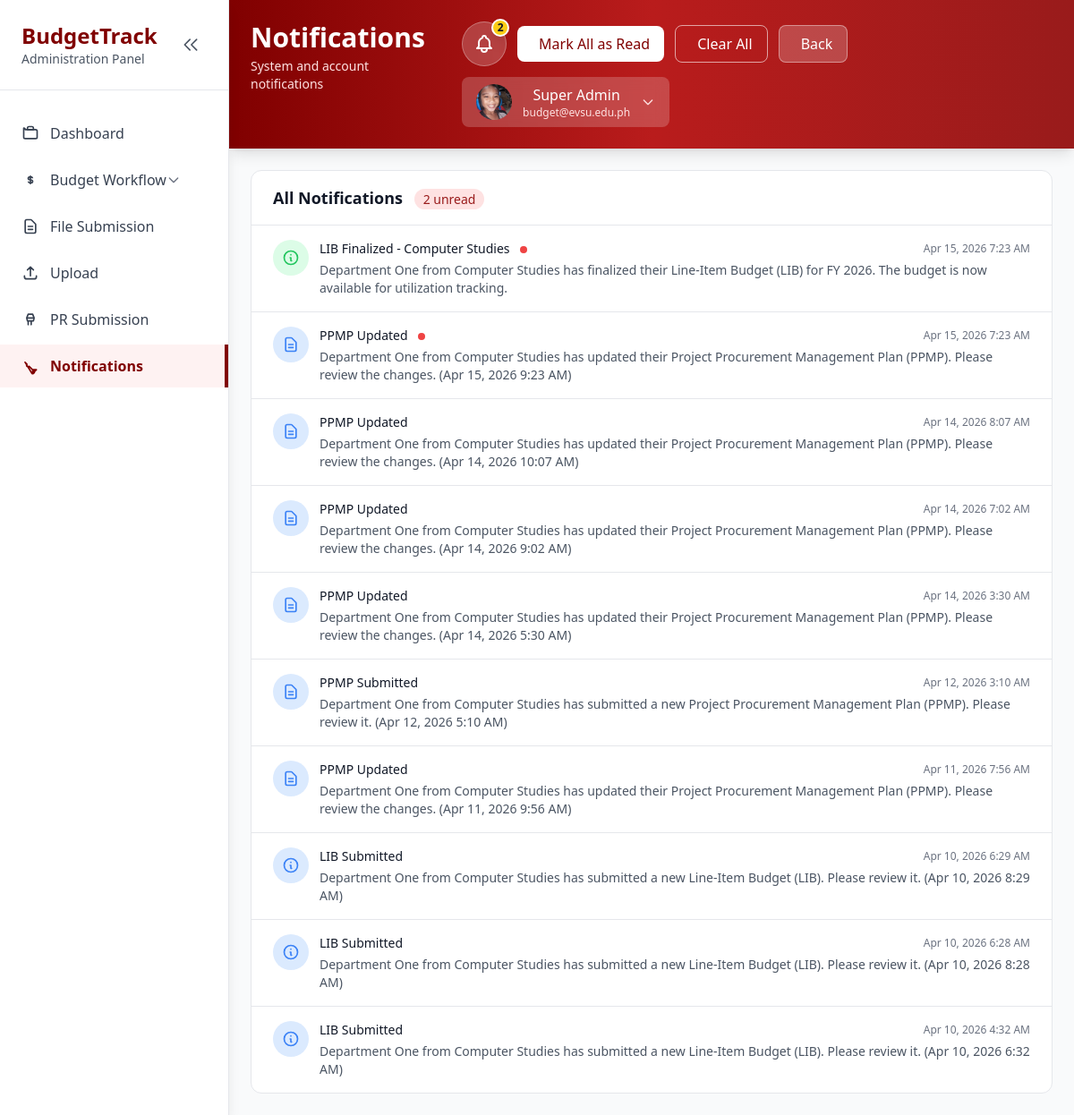
/pages/notifications_admin.php (signed in), run on the app's committed database.
### tables this page shows
CREATE TABLE `notifications` (
  `id` int(11) NOT NULL,
  `user_id` int(11) DEFAULT NULL,
  `title` varchar(255) NOT NULL,
  `message` text NOT NULL,
  `type` enum('info','warning','success','error') DEFAULT 'info',
  `is_read` tinyint(1) DEFAULT 0,
  `created_at` timestamp NOT NULL DEFAULT current_timestamp(),
  `read_at` timestamp NULL DEFAULT NULL
);

### config/database.php (called while the page is built, shortened)
<?php
class Database {
    private $host = 'localhost';
    private $db_name = 'budgettrack_db';
    private $username = 'root';
    private $password = '';
    public function getConnection() {
        $this->conn = null;
        try {
            $this->conn = new PDO(
                "mysql:host=" . $this->host . ";dbname=" . $this->db_name . ";charset=utf8",
                $this->username,
                $this->password,
                array(
                    PDO::ATTR_ERRMODE => PDO::ERRMODE_EXCEPTION,
                    PDO::ATTR_DEFAULT_FETCH_MODE => PDO::FETCH_ASSOC,
                    PDO::ATTR_EMULATE_PREPARES => false
                )
            );
        } catch(PDOException $exception) {
            error_log("Database connection error: " . $exception->getMessage());
            if (defined('DEBUG') && DEBUG) {
                echo "Connection error: " . $exception->getMessage();
            } else {
                echo "Database connection failed. Please contact the administrator.";
            }
            return null;
        }
        return $this->conn;
    }
}
function getDB() {
    static $db = null;
    if ($db === null) {
        $database = new Database();
        $db = $database->getConnection();
    }
    return $db;
}
?>

### classes/Notification.php (called while the page is built, shortened)
<?php
require_once __DIR__ . '/../config/database.php';
class Notification {
    private $conn;
    private $table_name = 'notifications';
    public function __construct() {
        $this->conn = getDB();
    }
    public function getUserNotifications($user_id, $limit = 10, $unread_only = false) {
        $query = "SELECT * FROM " . $this->table_name . "
                  WHERE user_id = :user_id";
        $query .= " ORDER BY created_at DESC LIMIT :limit";
        $stmt = $this->conn->prepare($query);
        $stmt->bindParam(':user_id', $user_id);
        $stmt->bindParam(':limit', $limit, PDO::PARAM_INT);
        $stmt->execute();
        return $stmt->fetchAll(PDO::FETCH_ASSOC);
    }
    public function getUnreadCount($user_id) {
        $query = "SELECT COUNT(*) as count FROM " . $this->table_name . "
                  WHERE user_id = :user_id AND is_read = FALSE";
        $stmt = $this->conn->prepare($query);
        $stmt->bindParam(':user_id', $user_id);
        $stmt->execute();
        $result = $stmt->fetch(PDO::FETCH_ASSOC);
        return $result['count'];
    }
}
?>

### pages/notifications_admin.php (the view, shortened to what this page needs)
<?php
require_once __DIR__ . '/../classes/Notification.php';
function getNotificationIcon($title) {
    $title = strtolower($title);
    if (strpos($title, 'ppmp') !== false) {
        return '<path stroke-linecap="round" stroke-linejoin="round" stroke-width="2" d="M9 12h6m-6 4h6m2 5H7a2 2 0 01-2-2V5a2 2 0 012-2h5.586a1 1 0 01.707.293l5.414 5.414a1 1 0 01.293.707V19a2 2 0 01-2 2z"></path>';
    }
    return '<path stroke-linecap="round" stroke-linejoin="round" stroke-width="2" d="M13 16h-1v-4h-1m1-4h.01M21 12a9 9 0 11-18 0 9 9 0 0118 0z"></path>';
}
$userEmail = isset($_SESSION['user_email']) ? $_SESSION['user_email'] : '';
include __DIR__ . '/../components/profile_avatar.php';
$userId = isset($_SESSION['user_id']) ? $_SESSION['user_id'] : null;
$notification = new Notification();
$notifications = $notification->getUserNotifications($userId, 100);
?>
<!DOCTYPE html>
<html lang="en">
<head>
<script src="https://cdn.tailwindcss.com"></script>
</head>
<body class="bg-gray-50 font-inter">
<div class="flex min-h-screen">
    <?php include __DIR__ . '/../components/admin_sidebar.php'; ?>
  <main class="flex-1" data-main-content>
    <header class="bg-gradient-to-r from-maroon via-red-700 to-red-800 shadow-lg">
      <div class="px-6 py-6">
        <div class="flex flex-col gap-6 md:flex-row md:items-start md:justify-between">
          <div class="text-white">
            <h1 class="text-3xl font-bold">Notifications</h1>
            <p class="text-red-100 text-sm mt-1">System and account notifications</p>
        </div>
          <div class="flex flex-wrap items-center gap-3">
            <div class="flex flex-wrap items-center gap-3">
          <?php
          require_once __DIR__ . '/../classes/Notification.php';
          $notification = new Notification();
          $notifications = $notification->getUserNotifications($_SESSION['user_id'], 10);
          $unreadCount = $notification->getUnreadCount($_SESSION['user_id']);
          include __DIR__ . '/../components/notification_bell.php';
          ?>
          <?php if ($unreadCount > 0): ?>
                <form method="POST" class="inline-flex">
                  <button type="submit" class="px-4 py-2 bg-white text-maroon rounded-lg hover:bg-gray-100">
                <i class="fas fa-check-double mr-2"></i>Mark All as Read
              </button>
            </form>
          <?php endif; ?>
          <?php if (!empty($notifications)): ?>
                <form method="POST" class="inline-flex">
                  <button type="submit" class="px-4 py-2 border border-white/60 text-white rounded-lg hover:bg-white hover:text-maroon transition-colors">
                <i class="fas fa-trash mr-2"></i>Clear All
              </button>
            </form>
          <?php endif; ?>
              <button onclick="goBack()" class="px-4 py-2 border border-white/40 text-white bg-white bg-opacity-20 rounded-lg hover:bg-opacity-30 transition-colors">
            <i class="fas fa-arrow-left mr-2"></i>Back
          </button>
            </div>
          <div class="relative">
              <button onclick="toggleProfileDropdown()" class="flex items-center space-x-3 bg-white bg-opacity-20 px-4 py-2 rounded-lg hover:bg-opacity-30 transition-colors backdrop-blur">
              <div>
                  <div class="font-medium text-white"><?php echo htmlspecialchars($username); ?></div>
                  <div class="text-xs text-red-100"><?php echo htmlspecialchars($userEmail); ?></div>
              </div>
                <svg class="w-4 h-4 text-red-100" fill="none" stroke="currentColor" viewBox="0 0 24 24">
                <path stroke-linecap="round" stroke-linejoin="round" stroke-width="2" d="M19 9l-7 7-7-7"></path>
              </svg>
            </button>
            </div>
          </div>
        </div>
      </div>
    </header>
    <section class="p-6">
      <div class="bg-white border rounded-xl overflow-hidden">
        <div class="px-6 py-4 border-b border-gray-200">
          <h2 class="text-lg font-semibold text-gray-900">
            All Notifications
            <?php if ($unreadCount > 0): ?>
              <span class="ml-2 bg-red-100 text-red-800 text-sm font-medium px-2.5 py-0.5 rounded-full">
                <?php echo $unreadCount; ?> unread
              </span>
            <?php endif; ?>
          </h2>
        </div>
        <div class="divide-y divide-gray-200">
          <?php if (empty($notifications)): ?>
            <div class="px-6 py-12 text-center text-gray-500">
              <i class="fas fa-bell-slash text-4xl mb-4"></i>
              <p class="text-lg font-medium">No notifications</p>
              <p class="text-sm">You're all caught up! New notifications will appear here.</p>
            </div>
          <?php else: ?>
            <?php foreach ($notifications as $notif): ?>
              <?php
                $iconClass = 'text-blue-500';
                $bgClass = 'bg-blue-100';
                if ($notif['type'] === 'success') {
                    $iconClass = 'text-green-500';
                    $bgClass = 'bg-green-100';
                } elseif ($notif['type'] === 'warning') {
                    $iconClass = 'text-yellow-500';
                    $bgClass = 'bg-yellow-100';
                } elseif ($notif['type'] === 'error') {
                    $iconClass = 'text-red-500';
                    $bgClass = 'bg-red-100';
                }
                $iconPath = getNotificationIcon($notif['title']);
              ?>
              <div class="px-6 py-4 hover:bg-gray-50 transition-colors cursor-pointer notification-item"
                   data-notification-id="<?php echo $notif['id']; ?>"
                   data-file-id="<?php echo $notif['file_id'] ?? ''; ?>"
                   data-type="<?php echo $notif['type']; ?>">
                <div class="flex items-start space-x-3">
                  <div class="flex-shrink-0">
                    <div class="w-10 h-10 <?php echo $bgClass; ?> rounded-full flex items-center justify-center">
                      <svg class="w-5 h-5 <?php echo $iconClass; ?>" fill="none" stroke="currentColor" viewBox="0 0 24 24">
                        <?php echo $iconPath; ?>
                      </svg>
                    </div>
                  </div>
                  <div class="flex-1 min-w-0">
                    <div class="flex items-center justify-between">
                      <p class="text-sm font-medium text-gray-900">
                        <?php echo htmlspecialchars($notif['title']); ?>
                        <?php if (!$notif['is_read']): ?>
                          <span class="ml-2 w-2 h-2 bg-red-500 rounded-full inline-block"></span>
                        <?php endif; ?>
                      </p>
                      <p class="text-xs text-gray-500">
                        <?php echo date('M j, Y g:i A', strtotime($notif['created_at'])); ?>
                      </p>
                    </div>
                    <p class="text-sm text-gray-600 mt-1">
                      <?php echo htmlspecialchars($notif['message']); ?>
                    </p>
                  </div>
                </div>
              </div>
            <?php endforeach; ?>
          <?php endif; ?>
        </div>
      </div>
    </section>
  </main>
</div>
</body>
</html>

### components/admin_sidebar.php (style rules this page uses)
:root { --sidebar-expanded-width: 256px; --sidebar-collapsed-width: 80px; }
[data-main-content] { margin-left: var(--sidebar-expanded-width); transition: margin-left 0.3s ease; }

### data on the page
notifications: title "LIB Finalized - Computer Studies", is_read 0 (drawn), created_at "Apr 15, 2026 7:23 AM", message "Department One from Computer Studies has finalized their Line-Item Budget (LIB) for FY 2026. The budget is now available for utilization tracking."
notifications: title "PPMP Updated", is_read 0 (drawn), created_at "Apr 15, 2026 7:23 AM", message "Department One from Computer Studies has updated their Project Procurement Management Plan (PPMP). Please review the changes. (Apr 15, 2026 9:23 AM)"
notifications: title "PPMP Updated", created_at "Apr 14, 2026 8:07 AM", message "Department One from Computer Studies has updated their Project Procurement Management Plan (PPMP). Please review the changes. (Apr 14, 2026 10:07 AM)"
notifications: title "PPMP Updated", created_at "Apr 14, 2026 7:02 AM", message "Department One from Computer Studies has updated their Project Procurement Management Plan (PPMP). Please review the changes. (Apr 14, 2026 9:02 AM)"
notifications: title "PPMP Updated", created_at "Apr 14, 2026 3:30 AM", message "Department One from Computer Studies has updated their Project Procurement Management Plan (PPMP). Please review the changes. (Apr 14, 2026 5:30 AM)"
notifications: title "PPMP Submitted", created_at "Apr 12, 2026 3:10 AM", message "Department One from Computer Studies has submitted a new Project Procurement Management Plan (PPMP). Please review it. (Apr 12, 2026 5:10 AM)"
notifications: title "PPMP Updated", created_at "Apr 11, 2026 7:56 AM", message "Department One from Computer Studies has updated their Project Procurement Management Plan (PPMP). Please review the changes. (Apr 11, 2026 9:56 AM)"
notifications: title "LIB Submitted", created_at "Apr 10, 2026 6:29 AM", message "Department One from Computer Studies has submitted a new Line-Item Budget (LIB). Please review it. (Apr 10, 2026 8:29 AM)"
notifications: title "LIB Submitted", created_at "Apr 10, 2026 6:28 AM", message "Department One from Computer Studies has submitted a new Line-Item Budget (LIB). Please review it. (Apr 10, 2026 8:28 AM)"
notifications: title "LIB Submitted", created_at "Apr 10, 2026 4:32 AM", message "Department One from Computer Studies has submitted a new Line-Item Budget (LIB). Please review it. (Apr 10, 2026 6:32 AM)"

### other printed values
$unreadCount "2"
$username "Super Admin"
$userEmail "budget@evsu.edu.ph"
